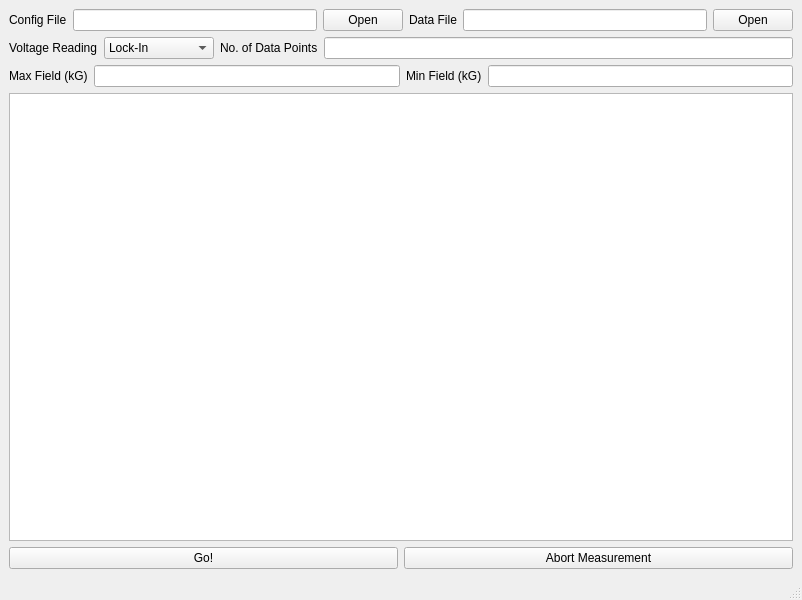
<?xml version="1.0" encoding="UTF-8"?>
<ui version="4.0">
 <class>ExTestGUI</class>
 <widget class="QMainWindow" name="ExTestGUI">
  <property name="geometry">
   <rect>
    <x>0</x>
    <y>0</y>
    <width>802</width>
    <height>600</height>
   </rect>
  </property>
  <property name="windowTitle">
   <string>MainWindow</string>
  </property>
  <widget class="QWidget" name="centralwidget">
   <layout class="QGridLayout" name="gridLayout">
    <item row="0" column="0">
     <layout class="QHBoxLayout" name="horizontalLayout">
      <item>
       <widget class="QLabel" name="label">
        <property name="text">
         <string>Config File</string>
        </property>
       </widget>
      </item>
      <item>
       <widget class="QLineEdit" name="edit_config"/>
      </item>
      <item>
       <widget class="QPushButton" name="button_config">
        <property name="text">
         <string>Open</string>
        </property>
       </widget>
      </item>
      <item>
       <widget class="QLabel" name="label_2">
        <property name="text">
         <string>Data File</string>
        </property>
       </widget>
      </item>
      <item>
       <widget class="QLineEdit" name="edit_data"/>
      </item>
      <item>
       <widget class="QPushButton" name="button_data">
        <property name="text">
         <string>Open</string>
        </property>
       </widget>
      </item>
     </layout>
    </item>
    <item row="1" column="0">
     <layout class="QHBoxLayout" name="horizontalLayout_2">
      <item>
       <widget class="QLabel" name="label_6">
        <property name="text">
         <string>Voltage Reading</string>
        </property>
       </widget>
      </item>
      <item>
       <widget class="QComboBox" name="comboBox">
        <item>
         <property name="text">
          <string>Lock-In</string>
         </property>
        </item>
        <item>
         <property name="text">
          <string>Nanovoltmeter</string>
         </property>
        </item>
       </widget>
      </item>
      <item>
       <widget class="QLabel" name="label_4">
        <property name="text">
         <string>No. of Data Points</string>
        </property>
       </widget>
      </item>
      <item>
       <widget class="QLineEdit" name="edit_dataPoints"/>
      </item>
     </layout>
    </item>
    <item row="2" column="0">
     <layout class="QHBoxLayout" name="horizontalLayout_3">
      <item>
       <widget class="QLabel" name="label_3">
        <property name="text">
         <string>Max Field (kG)</string>
        </property>
       </widget>
      </item>
      <item>
       <widget class="QLineEdit" name="edit_maxF"/>
      </item>
      <item>
       <widget class="QLabel" name="label_5">
        <property name="text">
         <string>Min Field (kG)</string>
        </property>
       </widget>
      </item>
      <item>
       <widget class="QLineEdit" name="edit_minF"/>
      </item>
     </layout>
    </item>
    <item row="3" column="0">
     <layout class="QVBoxLayout" name="verticalLayout">
      <item>
       <widget class="PlotWidget" name="plot_widget"/>
      </item>
     </layout>
    </item>
    <item row="4" column="0">
     <layout class="QHBoxLayout" name="horizontalLayout_4">
      <item>
       <widget class="QPushButton" name="button_go">
        <property name="text">
         <string>Go!</string>
        </property>
       </widget>
      </item>
      <item>
       <widget class="QPushButton" name="button_abort">
        <property name="text">
         <string>Abort Measurement</string>
        </property>
       </widget>
      </item>
     </layout>
    </item>
   </layout>
  </widget>
  <widget class="QMenuBar" name="menubar">
   <property name="geometry">
    <rect>
     <x>0</x>
     <y>0</y>
     <width>802</width>
     <height>21</height>
    </rect>
   </property>
  </widget>
  <widget class="QStatusBar" name="statusbar"/>
 </widget>
 <customwidgets>
  <customwidget>
   <class>PlotWidget</class>
   <extends>QGraphicsView</extends>
   <header>pyqtgraph</header>
  </customwidget>
 </customwidgets>
 <resources/>
 <connections/>
</ui>
